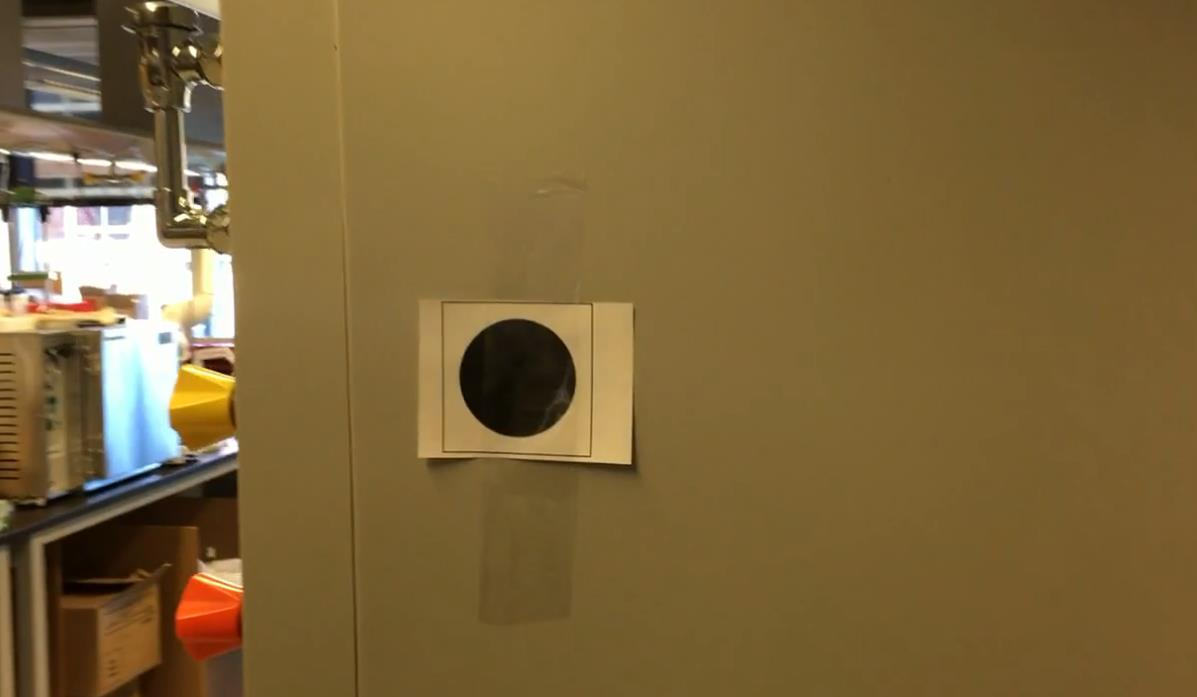
#> input picture Image Processing, targeting, and recognition/Raw_image.jpg, 1197 x 697 px, found by its file name
$ python 'Image Processing and Targeting.py'   (older library calls are emulated)
#> lines starting #> are read from the running program, lines starting #| are printed output that depends on the picture; after the words box and inside, x2 and y2 are one past the last pixel; in counts of white or black regions, pixels touching at a corner belong together; long printed decimals are rounded
#> further down, img is the input picture: shape (697, 1197, 3); mean B, G, R 57.8, 101.6, 125.7
import cv2

class find_Square_Marker:

	def image_preprocess(self,rawImage):
		gray = cv2.cvtColor(rawImage, cv2.COLOR_BGR2GRAY)
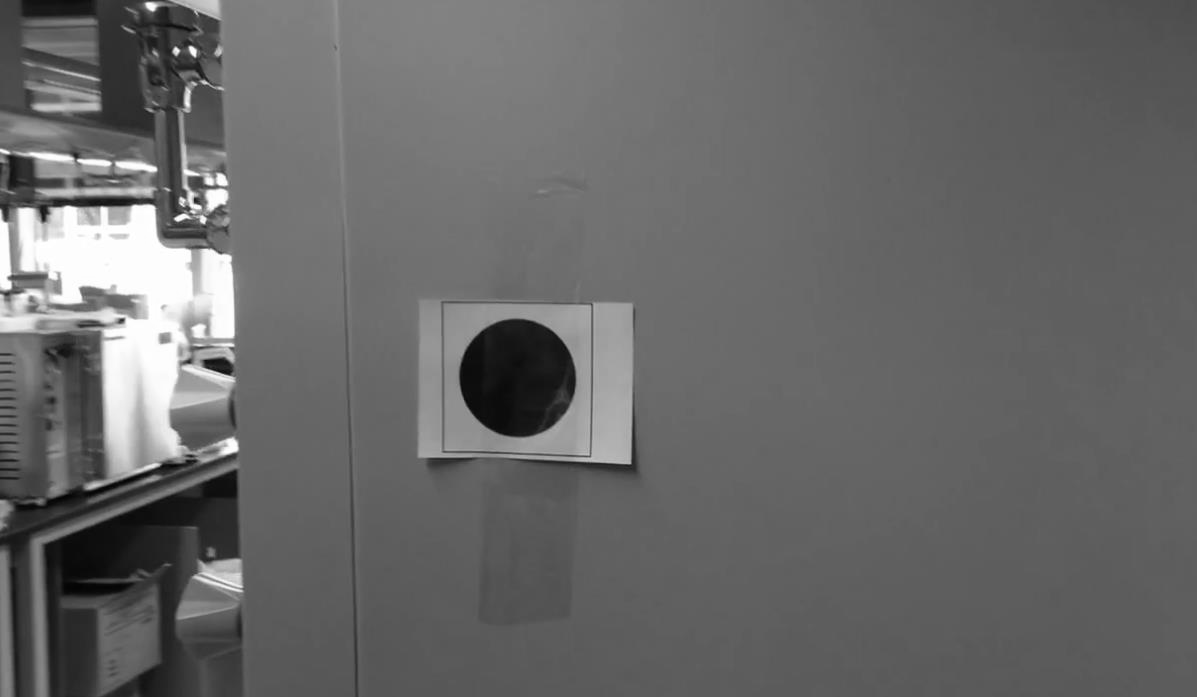
#> gray: shape (697, 1197); min 2, max 255, mean 103.8
		cv2.imshow("gray",gray)
		blurred = cv2.GaussianBlur(gray, (7, 7), 0)
		cv2.imshow('blur',blurred)
		edged = cv2.Canny(blurred, 50, 150)
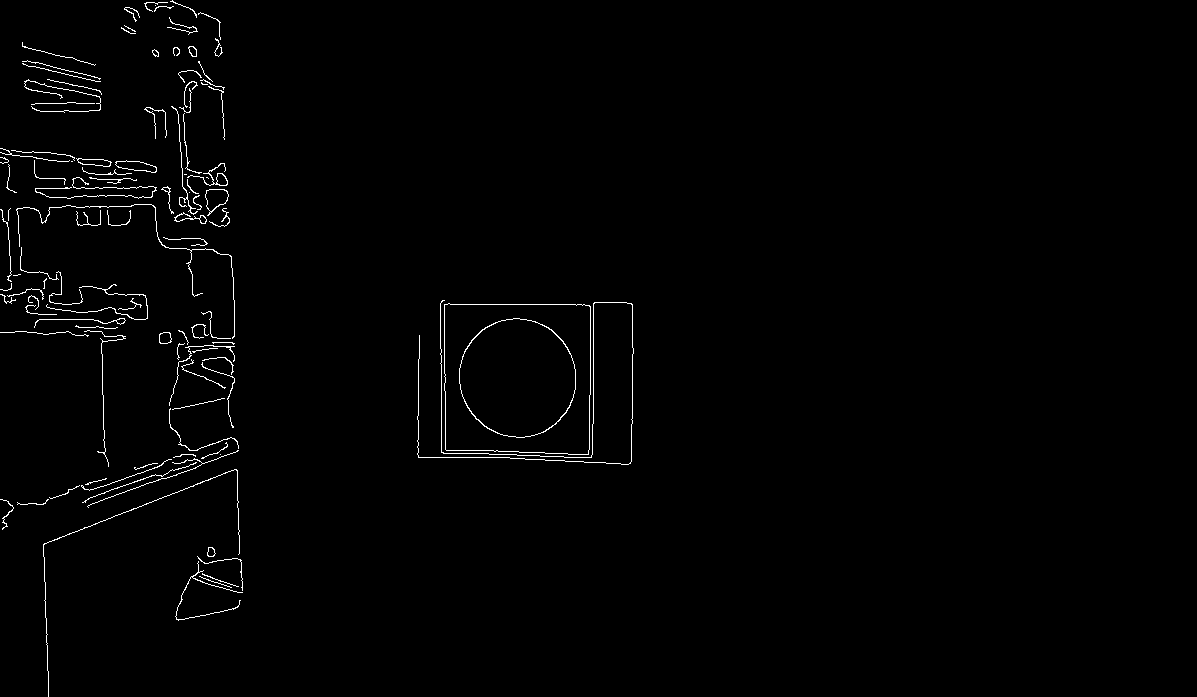
#> edged: shape (697, 1197); 1.1% white in thin lines or dots, all inside (x1, y1, x2, y2) = (0, 0, 634, 697)
		cv2.imshow('edged',edged)
		return edged
		#cv2.waitKey(0)

	def find_Square(self,rawImage):
		######## Get Processed images ##########
		processed_image = self.image_preprocess(rawImage)  ########## use the method within a class#########

		####### Find the all the countors ###############
		image, contours, hierarchy = cv2.findContours(processed_image.copy(), cv2.RETR_EXTERNAL,cv2.CHAIN_APPROX_SIMPLE)
#> contours = 103 contours, 86 with area under 20; largest, box (x1, y1, x2, y2) and area: (444, 303, 591, 455) 21412, (205, 189, 229, 216) 369, (115, 160, 157, 173) 293, (76, 158, 112, 167) 175, (187, 163, 228, 186) 127

		######## Loop each countours to find any rectangule  ##############
		for i in contours:
			epsilon = cv2.arcLength(i,True)
			approx = cv2.approxPolyDP(i,0.01*epsilon,True)
			#print(approx)
			if len(approx)>=4 and len(approx)<=6:  ########  rectangle has roughly 5~6 contours########
				(x,y,w,h) = cv2.boundingRect(approx)
				ratio = w/h
				good_ratio = (ratio>=0.8 and ratio <= 1.9)
				print( "ratio is %s"%ratio)

				############## Calculate the confidence ################
				area = cv2.contourArea(i)
				hullArea = cv2.contourArea(cv2.convexHull(i))
				confidence = area/hullArea
				if confidence>0.9:
					print("Confidence is %s"%confidence)
				if w>25 and h>25 and confidence>0.9 and good_ratio:
					cv2.drawContours(rawImage, [approx], -1, (0, 255, 0), 4)
					cv2.putText(rawImage,"Confidence is %s"%confidence,(20,600),cv2.FONT_HERSHEY_SIMPLEX, 1.5,(0, 255, 0), 2 )
#> this loop made 103 passes
#> (epsilon, approx, x, y, w, h, ratio, good_ratio) on pass 36: (591.1, [[444, 304], [445, 449], [588, 454], [590, 306]], 444, 304, 147, 151, 0.974, True)
#> epsilon on passes 3 to 8: 415.1, 164.6, 29.9, 73.46, 103.1, 73.94
#| ratio is 2.75
#| ratio is 2.643
#| ratio is 0.8596
#| ratio is 2.844
#| ratio is 2.667
#| ratio is 0.9735
#| Confidence is 0.9891
#| ratio is 4.0
#| ratio is 0.2308
#> (further printed lines are left out)
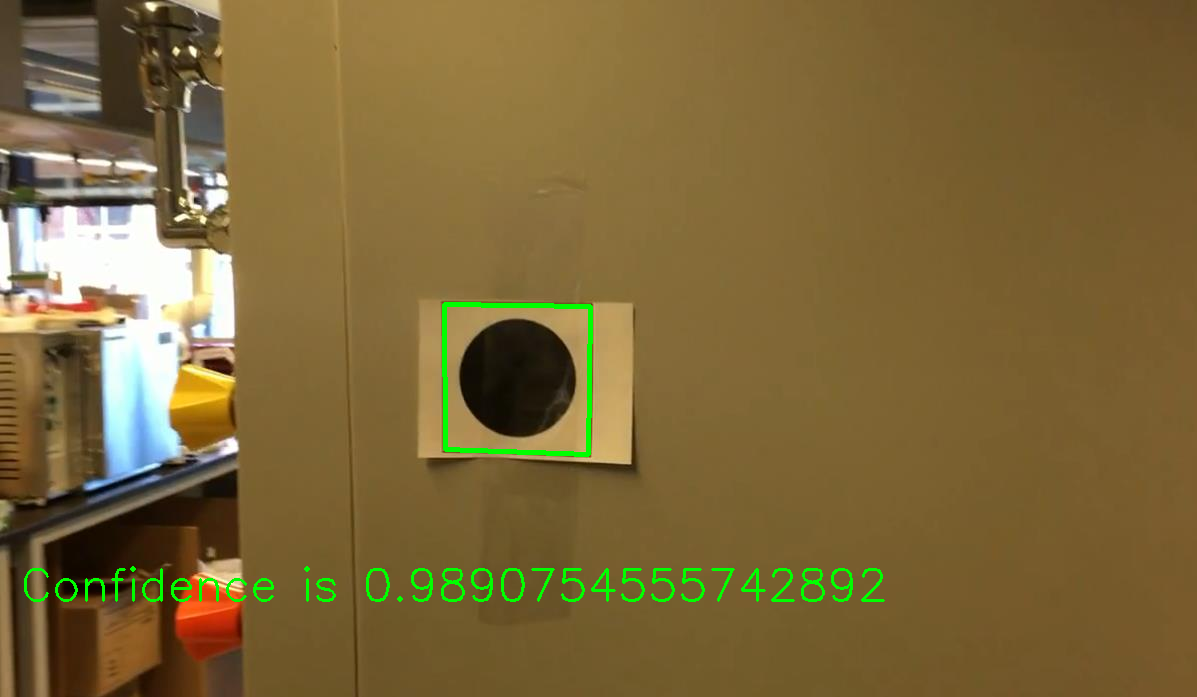
#> rawImage: shape (697, 1197, 3); 1.1% of pixels changed, all inside (x1, y1, x2, y2) = (24, 302, 885, 602)


if __name__ == '__main__':
	imagePath = 'E:\Dropbox\Python Codes\onGitHub\Image Processing, targeting, and recognition\Raw_image.jpg'
	img = cv2.imread(imagePath)
	example = find_Square_Marker()
	example.find_Square(img)
	cv2.namedWindow('img', cv2.WINDOW_NORMAL)
	cv2.imshow('img', img)
	cv2.waitKey(0)
